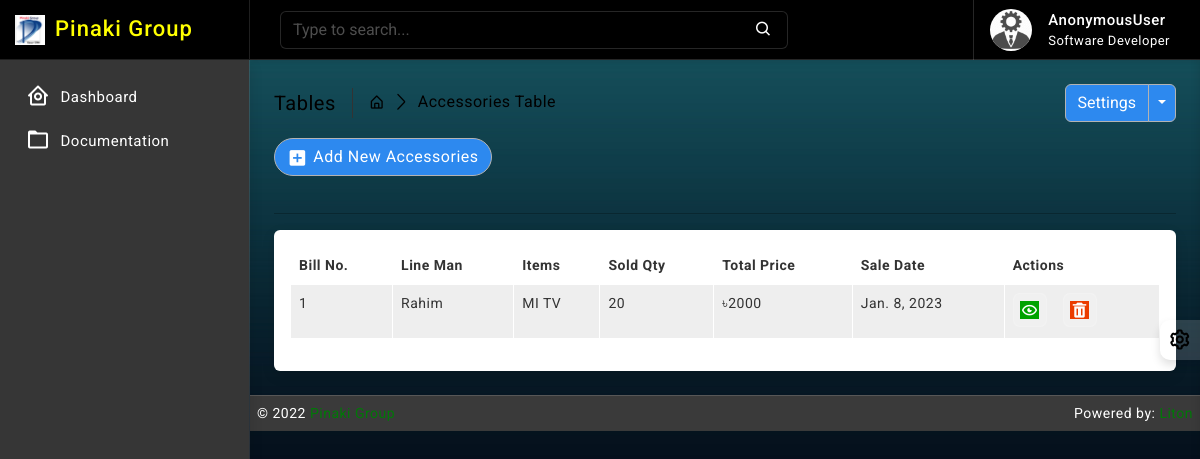
Before: /acces_requisition/ with the older database file.
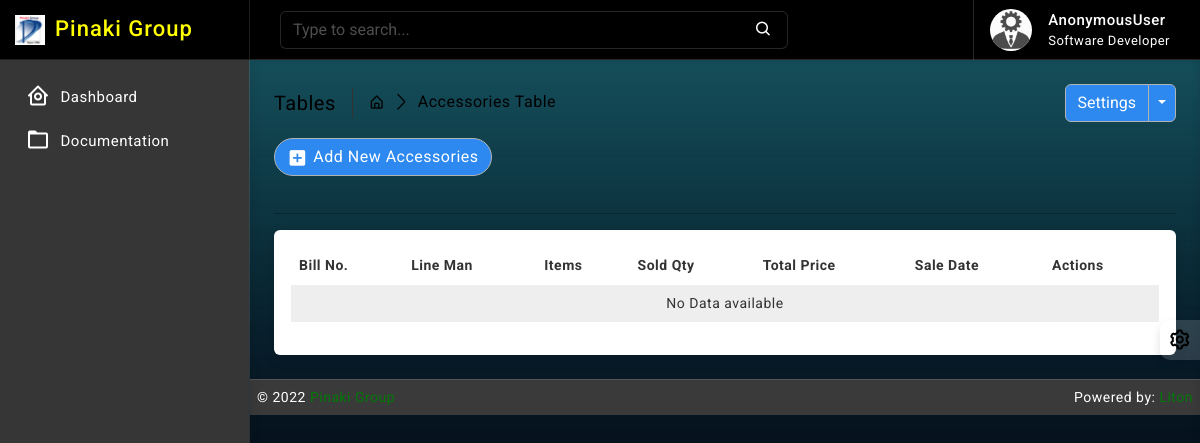
After: the same page with the newer database file.
### acces_requisition/models.py (models this page shows, shortened)
class AccesRequisitionBill(models.Model):
    billno = models.AutoField(primary_key=True)
    time = models.DateTimeField(auto_now=True)
    name = models.CharField(max_length=64, null=True, unique=True, blank=True)
    sr_designation = models.ForeignKey(StoreReceiver, on_delete=models.CASCADE, blank=False)
    order_no = models.CharField(max_length=32, null=True, blank=True)
    style_no = models.CharField(max_length=32, null=True, blank=True)
    line_no = models.CharField(max_length=32, null=True, blank=True)
    card_no = models.CharField(max_length=32, null=True, blank=True)
    date = models.DateField(default= now)
    supply_qty = models.PositiveIntegerField(default=1)
    remarks = models.TextField()
    def get_items_list(self):
        return AccesRequisitionItem.objects.filter(billno=self)
    def get_total_price(self):
        ar_items = AccesRequisitionItem.objects.filter(billno=self)
        total = 0
        for item in ar_items:
            total += item.totalprice
        return total

class AccesRequisitionItem(models.Model):
    billno = models.ForeignKey(AccesRequisitionBill, on_delete = models.CASCADE, related_name='ar_billno')
    stock = models.ForeignKey(Stock, on_delete = models.CASCADE, related_name='ar_item')
    quantity = models.IntegerField(default=1)
    unit_price = models.IntegerField(default=1)
    totalprice = models.IntegerField(default=1)
    size = models.CharField(max_length=64, null=True, unique=True, blank=True)

### stock/models.py (models this page shows, shortened)
class Stock(models.Model):
    id = models.AutoField(primary_key=True)
    category = models.ForeignKey(Category, on_delete=models.CASCADE, blank=False)
    name = models.CharField(max_length=30, unique=True)
    quantity = models.IntegerField(default=1)
    is_deleted = models.BooleanField(default=False)

### acces_requisition/views.py (the view)
# urls.py: path('', views.AccesRView.as_view(), name='ar_read'),
class AccesRView(ListView):
    model = AccesRequisitionBill
    template_name = 'acces_requisition/read.html'
    context_object_name = 'bills'
    ordering = ['-time']

### templates/acces_requisition/read.html (shortened to what this page needs)
{% extends 'base/base.html' %}
{% block body %}
{% load static %}
		<div class="page-wrapper">
			<div class="page-content">
				<div class="page-breadcrumb d-none d-sm-flex align-items-center mb-3">
					<div class="breadcrumb-title pe-3">Tables</div>
					<div class="ps-3">
						<nav aria-label="breadcrumb">
							<ol class="breadcrumb mb-0 p-0">
								<li class="breadcrumb-item"><a href="#"><i class="bx bx-home-alt"></i></a>
								</li>
								<li class="breadcrumb-item active" aria-current="page">Accessories Table</li>
							</ol>
						</nav>
					</div>
					<div class="ms-auto">
						<div class="btn-group">
							<button type="button" class="btn btn-light">Settings</button>
							<button type="button" class="btn btn-light dropdown-toggle dropdown-toggle-split" data-bs-toggle="dropdown">	<span class="visually-hidden">Toggle Dropdown</span>
							</button>
						</div>
					</div>
				</div>
                <div class="ms-auto"><a href="/acces_requisition/create/" class="btn btn-light radius-30 mt-2 mt-lg-0"><i class="bx bxs-plus-square"></i>Add New Accessories</a></div><br>
				<hr/>
				<div class="card">
					<div class="card-body">
						<div class="table-responsive">
							<table id="example2" class="table table-striped table-bordered">
								<thead>
									<tr>
										<th>Bill No.</th>
										<th>Line Man</th>
                                        <th>Items</th>
                                        <th>Sold Qty</th>
                                        <th>Total Price</th>
                                        <th>Sale Date</th>
										<th>Actions</th>
									</tr>
								</thead>
								<tbody>
									{% for data in bills %}
									<tr>
                                        <td> <p>{{ data.billno }}</p> </td>
                                        <td class=""> {{ data.name }} <br>
                                        </td>
                                        <td>
                                            {% for item in data.get_items_list %}
                                                {{ item.stock.name }} <br>
                                            {% endfor %}
                                        </td>
                                        <td>
                                            {% for item in data.get_items_list %}
                                                {{ item.quantity }} <br>
                                            {% endfor %}
                                        </td>
                                        <td>৳{{ data.get_total_price }}</td>
                                        <td>{{ data.time.date }}</td>
									   <td class="center">
										<div class="d-flex order-actions">
											<a class="" href="{% url 'ar_bill' data.billno %}">
												<i class="fadeIn animated bx bx-show-alt"></i>
											</a>
											<a class="ms-3" href="{% url 'ar_delete' data.billno %}">
												<i class='bx bxs-trash'></i>
											</a>
										</div>
									   </td>
									</tr>
								 {% endfor %}
								 {% if not bills %}
								 <tr>
									 <td colspan="10" class="text-center">No Data available</td>
								 </tr>
								 {% endif %}
								</tbody>
							</table>
						</div>
					</div>
				</div>
			</div>
		</div>
{% endblock body %}

### templates/base/base.html (shortened to what this page needs)
{% load static %}
<!DOCTYPE html>
<html lang="en">
<head>
    {% include 'base/header.html' %}
</head>
<body class="bg-theme bg-theme2">
    <div class="wrapper">
        {% include 'base/slider.html' %}
        {% include 'base/navbar.html' %}
        {% block body %}
        {% endblock body %}
        {% include 'base/footer.html' %}
    </div>
    {% include 'base/switcher.html' %}
</body>
</html>

### templates/base/header.html (shortened to what this page needs)
{% load static %}
<link href="{% static 'plugins/simplebar/css/simplebar.css' %}" rel="stylesheet" />
<link href="{% static 'plugins/perfect-scrollbar/css/perfect-scrollbar.css' %}" rel="stylesheet" />
<link href="{% static 'plugins/metismenu/css/metisMenu.min.css' %}" rel="stylesheet" />
<link href="{% static 'plugins/datatable/css/dataTables.bootstrap5.min.css' %}" rel="stylesheet" />
<link href="{% static 'css/bootstrap.min.css' %}" rel="stylesheet">
<link href="{% static 'css/bootstrap-extended.css' %}" rel="stylesheet">
<link href="{% static 'css/app.css' %}" rel="stylesheet">
<link href="{% static 'css/icons.css' %}" rel="stylesheet">

### templates/base/slider.html (shortened to what this page needs)
{% load static %}
		<div class="sidebar-wrapper" data-simplebar="true">
			<div class="sidebar-header">
				<div>
					<img src="{% static 'images/logo-icon.png' %}" class="logo-icon" alt="logo icon">
				</div>
				<div>
					<h4 class="logo-text">Pinaki Group</h4>
				</div>
				<div class="toggle-icon ms-auto"><i class='bx bx-arrow-to-left'></i>
				</div>
			</div>
			<ul class="metismenu" id="menu">
				<li>
					<a href="{% url 'home' %}">
						<div class="parent-icon"><i class='bx bx-home-circle'></i>
						</div>
						<div class="menu-title">Dashboard</div>
					</a>
				</li>
					<a href="https://codervent.com/dashtreme/documentation/index.html" target="_blank">
						<div class="parent-icon"><i class="bx bx-folder"></i>
						</div>
						<div class="menu-title">Documentation</div>
					</a>
			</ul>
		</div>

### templates/base/navbar.html (shortened to what this page needs)
{% load static %}
		<header>
			<div class="topbar d-flex align-items-center">
				<nav class="navbar navbar-expand">
					<div class="search-bar flex-grow-1">
						<div class="position-relative search-bar-box">
							<input type="text" class="form-control search-control" placeholder="Type to search..."> <span class="position-absolute top-50 search-show translate-middle-y"><i class='bx bx-search'></i></span>
						</div>
					</div>
					<div class="user-box dropdown">
						<a class="d-flex align-items-center nav-link dropdown-toggle dropdown-toggle-nocaret" href="#" role="button" data-bs-toggle="dropdown" aria-expanded="false">
							<img src="{% static 'images/avatars/avatar-2.png' %}" class="user-img" alt="user avatar">
							<div class="user-info ps-3">
								<p class="user-name mb-0">{{request.user}}</p>
								<p class="designattion mb-0">Software Developer</p>
							</div>
						</a>
					</div>
				</nav>
			</div>
		</header>

### templates/base/footer.html
{% load static %}
<footer class="page-footer">
    <p>
        <span style="text-align:left;float:left">&copy; 2022 <a href="https://pinakigroup.com/" alt="Bootstrap Themes">Pinaki Group</a></span>
        <span class="hidden-phone" style="text-align:right;float:right">Powered by: <a href="https://www.linkedin.com/in/litonbairaggi" alt="Bootstrap Admin Templates">Liton</a></span>
    </p>
</footer>

### templates/base/switcher.html (shortened to what this page needs)
{% load static %}
	<div class="switcher-wrapper">
		<div class="switcher-btn"> <i class='bx bx-cog bx-spin'></i>
		</div>
	</div>

### templates/base/js.html (shortened to what this page needs)
{% load static %}

Changed rows visible on the page:
removed AccesRequisitionBill: billno "1", name "Rahim", get_total_price "2000", time "Jan. 8, 2023"
removed AccesRequisitionItem: stock.name "MI TV", quantity "20"
Other visible differences:
text now shown: "No Data available"
